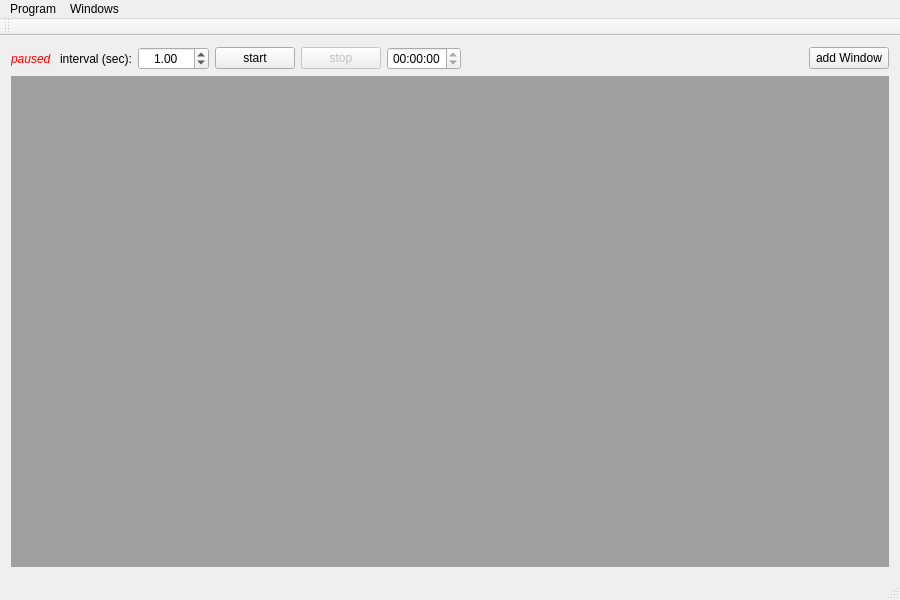
<?xml version="1.0" encoding="UTF-8"?>
<ui version="4.0">
 <class>mainWindow</class>
 <widget class="QMainWindow" name="mainWindow">
  <property name="geometry">
   <rect>
    <x>0</x>
    <y>0</y>
    <width>900</width>
    <height>600</height>
   </rect>
  </property>
  <property name="windowTitle">
   <string>Lab Helper</string>
  </property>
  <property name="windowIcon">
   <iconset resource="resources.qrc">
    <normaloff>:/images/images/icon.png</normaloff>:/images/images/icon.png</iconset>
  </property>
  <widget class="QWidget" name="centralWidget">
   <layout class="QGridLayout" name="gridLayout">
    <item row="1" column="0" colspan="8">
     <widget class="QMdiArea" name="mdiArea"/>
    </item>
    <item row="0" column="5">
     <widget class="QTimeEdit" name="time_timeRunning">
      <property name="alignment">
       <set>Qt::AlignCenter</set>
      </property>
      <property name="readOnly">
       <bool>true</bool>
      </property>
      <property name="displayFormat">
       <string>hh:mm:ss</string>
      </property>
     </widget>
    </item>
    <item row="0" column="3">
     <widget class="QPushButton" name="btn_startMeasurement">
      <property name="text">
       <string>start</string>
      </property>
     </widget>
    </item>
    <item row="0" column="4">
     <widget class="QPushButton" name="btn_stopMeasurement">
      <property name="enabled">
       <bool>false</bool>
      </property>
      <property name="text">
       <string>stop</string>
      </property>
     </widget>
    </item>
    <item row="0" column="0">
     <widget class="QLabel" name="lbl_updateStatus">
      <property name="font">
       <font>
        <italic>true</italic>
       </font>
      </property>
      <property name="styleSheet">
       <string notr="true">color: red</string>
      </property>
      <property name="text">
       <string>paused </string>
      </property>
     </widget>
    </item>
    <item row="0" column="7">
     <widget class="QPushButton" name="btn_addWindow">
      <property name="text">
       <string>add Window</string>
      </property>
     </widget>
    </item>
    <item row="0" column="1">
     <widget class="QLabel" name="txt_updateInterval">
      <property name="text">
       <string>interval (sec):</string>
      </property>
     </widget>
    </item>
    <item row="0" column="2">
     <widget class="QDoubleSpinBox" name="dsp_updateInterval">
      <property name="alignment">
       <set>Qt::AlignCenter</set>
      </property>
      <property name="minimum">
       <double>0.100000000000000</double>
      </property>
      <property name="maximum">
       <double>4000.000000000000000</double>
      </property>
      <property name="value">
       <double>1.000000000000000</double>
      </property>
     </widget>
    </item>
    <item row="0" column="6">
     <spacer name="horizontalSpacer">
      <property name="orientation">
       <enum>Qt::Horizontal</enum>
      </property>
      <property name="sizeHint" stdset="0">
       <size>
        <width>40</width>
        <height>20</height>
       </size>
      </property>
     </spacer>
    </item>
   </layout>
  </widget>
  <widget class="QMenuBar" name="menuBar">
   <property name="geometry">
    <rect>
     <x>0</x>
     <y>0</y>
     <width>900</width>
     <height>27</height>
    </rect>
   </property>
   <widget class="QMenu" name="menuProgram">
    <property name="title">
     <string>Program</string>
    </property>
    <addaction name="act_log"/>
    <addaction name="separator"/>
    <addaction name="act_exit"/>
   </widget>
   <widget class="QMenu" name="menuWindows">
    <property name="title">
     <string>Windows</string>
    </property>
    <addaction name="act_addWindow"/>
   </widget>
   <addaction name="menuProgram"/>
   <addaction name="menuWindows"/>
  </widget>
  <widget class="QToolBar" name="mainToolBar">
   <attribute name="toolBarArea">
    <enum>TopToolBarArea</enum>
   </attribute>
   <attribute name="toolBarBreak">
    <bool>false</bool>
   </attribute>
  </widget>
  <widget class="QStatusBar" name="statusBar"/>
  <action name="act_addWindow">
   <property name="text">
    <string>Add Window</string>
   </property>
  </action>
  <action name="act_exit">
   <property name="text">
    <string>Exit</string>
   </property>
  </action>
  <action name="act_log">
   <property name="checkable">
    <bool>true</bool>
   </property>
   <property name="text">
    <string>Log</string>
   </property>
  </action>
 </widget>
 <layoutdefault spacing="6" margin="11"/>
 <resources>
  <include location="resources.qrc"/>
 </resources>
 <connections/>
</ui>
